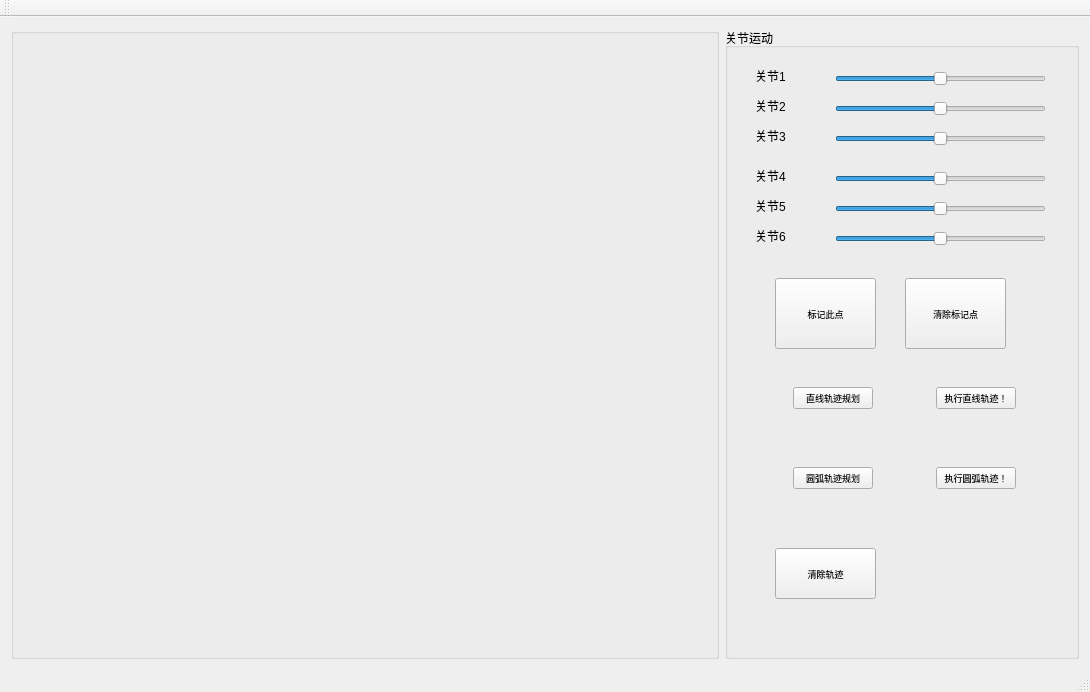
<?xml version="1.0" encoding="UTF-8"?>
<ui version="4.0">
 <class>MainWindow</class>
 <widget class="QMainWindow" name="MainWindow">
  <property name="geometry">
   <rect>
    <x>0</x>
    <y>0</y>
    <width>1090</width>
    <height>692</height>
   </rect>
  </property>
  <property name="windowTitle">
   <string>MainWindow</string>
  </property>
  <property name="styleSheet">
   <string notr="true">QMainWindow {
  
}

QPushButton{
  background-color: rgb(255, 85, 255);
}
	background-color: rgb(0, 0, 0);</string>
  </property>
  <widget class="QWidget" name="centralWidget">
   <layout class="QHBoxLayout" name="horizontalLayout_7" stretch="2,1">
    <item>
     <widget class="QGroupBox" name="groupBox">
      <property name="title">
       <string/>
      </property>
      <layout class="QVBoxLayout" name="vly3d"/>
     </widget>
    </item>
    <item>
     <widget class="QGroupBox" name="groupBox_2">
      <property name="title">
       <string>关节运动</string>
      </property>
      <widget class="QLabel" name="label_3">
       <property name="geometry">
        <rect>
         <x>10</x>
         <y>222</y>
         <width>91</width>
         <height>16</height>
        </rect>
       </property>
       <property name="text">
        <string/>
       </property>
      </widget>
      <widget class="QLabel" name="label_2">
       <property name="geometry">
        <rect>
         <x>30</x>
         <y>70</y>
         <width>71</width>
         <height>16</height>
        </rect>
       </property>
       <property name="text">
        <string>关节2</string>
       </property>
      </widget>
      <widget class="QLabel" name="label_5">
       <property name="geometry">
        <rect>
         <x>80</x>
         <y>70</y>
         <width>81</width>
         <height>16</height>
        </rect>
       </property>
       <property name="text">
        <string/>
       </property>
      </widget>
      <widget class="QSlider" name="hSlider2">
       <property name="geometry">
        <rect>
         <x>110</x>
         <y>70</y>
         <width>211</width>
         <height>21</height>
        </rect>
       </property>
       <property name="minimum">
        <number>-360</number>
       </property>
       <property name="maximum">
        <number>360</number>
       </property>
       <property name="singleStep">
        <number>1</number>
       </property>
       <property name="orientation">
        <enum>Qt::Horizontal</enum>
       </property>
      </widget>
      <widget class="QSlider" name="hSlider1">
       <property name="geometry">
        <rect>
         <x>110</x>
         <y>40</y>
         <width>211</width>
         <height>21</height>
        </rect>
       </property>
       <property name="minimum">
        <number>-360</number>
       </property>
       <property name="maximum">
        <number>360</number>
       </property>
       <property name="singleStep">
        <number>1</number>
       </property>
       <property name="orientation">
        <enum>Qt::Horizontal</enum>
       </property>
      </widget>
      <widget class="QLabel" name="label">
       <property name="geometry">
        <rect>
         <x>30</x>
         <y>40</y>
         <width>71</width>
         <height>16</height>
        </rect>
       </property>
       <property name="text">
        <string>关节1</string>
       </property>
      </widget>
      <widget class="QPushButton" name="pushButton_2">
       <property name="geometry">
        <rect>
         <x>50</x>
         <y>250</y>
         <width>101</width>
         <height>71</height>
        </rect>
       </property>
       <property name="font">
        <font>
         <pointsize>7</pointsize>
        </font>
       </property>
       <property name="text">
        <string>标记此点</string>
       </property>
      </widget>
      <widget class="QPushButton" name="pushButton_3">
       <property name="geometry">
        <rect>
         <x>180</x>
         <y>250</y>
         <width>101</width>
         <height>71</height>
        </rect>
       </property>
       <property name="font">
        <font>
         <pointsize>7</pointsize>
        </font>
       </property>
       <property name="text">
        <string>清除标记点</string>
       </property>
      </widget>
      <widget class="QPushButton" name="pushButton_5">
       <property name="geometry">
        <rect>
         <x>50</x>
         <y>520</y>
         <width>101</width>
         <height>51</height>
        </rect>
       </property>
       <property name="font">
        <font>
         <pointsize>7</pointsize>
        </font>
       </property>
       <property name="text">
        <string>清除轨迹</string>
       </property>
      </widget>
      <widget class="QLabel" name="label_12">
       <property name="geometry">
        <rect>
         <x>30</x>
         <y>100</y>
         <width>71</width>
         <height>16</height>
        </rect>
       </property>
       <property name="text">
        <string>关节3</string>
       </property>
      </widget>
      <widget class="QLabel" name="label_13">
       <property name="geometry">
        <rect>
         <x>30</x>
         <y>140</y>
         <width>71</width>
         <height>16</height>
        </rect>
       </property>
       <property name="text">
        <string>关节4</string>
       </property>
      </widget>
      <widget class="QLabel" name="label_14">
       <property name="geometry">
        <rect>
         <x>30</x>
         <y>170</y>
         <width>71</width>
         <height>16</height>
        </rect>
       </property>
       <property name="text">
        <string>关节5</string>
       </property>
      </widget>
      <widget class="QLabel" name="label_15">
       <property name="geometry">
        <rect>
         <x>30</x>
         <y>200</y>
         <width>71</width>
         <height>16</height>
        </rect>
       </property>
       <property name="text">
        <string>关节6</string>
       </property>
      </widget>
      <widget class="QSlider" name="hSlider3">
       <property name="geometry">
        <rect>
         <x>110</x>
         <y>100</y>
         <width>211</width>
         <height>21</height>
        </rect>
       </property>
       <property name="minimum">
        <number>-360</number>
       </property>
       <property name="maximum">
        <number>360</number>
       </property>
       <property name="singleStep">
        <number>1</number>
       </property>
       <property name="orientation">
        <enum>Qt::Horizontal</enum>
       </property>
      </widget>
      <widget class="QSlider" name="hSlider4">
       <property name="geometry">
        <rect>
         <x>110</x>
         <y>140</y>
         <width>211</width>
         <height>21</height>
        </rect>
       </property>
       <property name="minimum">
        <number>-360</number>
       </property>
       <property name="maximum">
        <number>360</number>
       </property>
       <property name="singleStep">
        <number>1</number>
       </property>
       <property name="orientation">
        <enum>Qt::Horizontal</enum>
       </property>
      </widget>
      <widget class="QSlider" name="hSlider5">
       <property name="geometry">
        <rect>
         <x>110</x>
         <y>170</y>
         <width>211</width>
         <height>21</height>
        </rect>
       </property>
       <property name="minimum">
        <number>-360</number>
       </property>
       <property name="maximum">
        <number>360</number>
       </property>
       <property name="singleStep">
        <number>1</number>
       </property>
       <property name="orientation">
        <enum>Qt::Horizontal</enum>
       </property>
      </widget>
      <widget class="QSlider" name="hSlider6">
       <property name="geometry">
        <rect>
         <x>110</x>
         <y>200</y>
         <width>211</width>
         <height>21</height>
        </rect>
       </property>
       <property name="minimum">
        <number>-360</number>
       </property>
       <property name="maximum">
        <number>360</number>
       </property>
       <property name="singleStep">
        <number>1</number>
       </property>
       <property name="orientation">
        <enum>Qt::Horizontal</enum>
       </property>
      </widget>
      <widget class="QWidget" name="horizontalLayoutWidget">
       <property name="geometry">
        <rect>
         <x>-1</x>
         <y>340</y>
         <width>361</width>
         <height>61</height>
        </rect>
       </property>
       <layout class="QHBoxLayout" name="horizontalLayout">
        <item>
         <spacer name="horizontalSpacer_2">
          <property name="orientation">
           <enum>Qt::Horizontal</enum>
          </property>
          <property name="sizeHint" stdset="0">
           <size>
            <width>40</width>
            <height>20</height>
           </size>
          </property>
         </spacer>
        </item>
        <item>
         <widget class="QPushButton" name="pushButton_6">
          <property name="font">
           <font>
            <pointsize>7</pointsize>
           </font>
          </property>
          <property name="text">
           <string>直线轨迹规划</string>
          </property>
         </widget>
        </item>
        <item>
         <spacer name="horizontalSpacer">
          <property name="orientation">
           <enum>Qt::Horizontal</enum>
          </property>
          <property name="sizeHint" stdset="0">
           <size>
            <width>20</width>
            <height>20</height>
           </size>
          </property>
         </spacer>
        </item>
        <item>
         <widget class="QPushButton" name="pushButton">
          <property name="font">
           <font>
            <pointsize>7</pointsize>
           </font>
          </property>
          <property name="text">
           <string>执行直线轨迹！</string>
          </property>
         </widget>
        </item>
        <item>
         <spacer name="horizontalSpacer_3">
          <property name="orientation">
           <enum>Qt::Horizontal</enum>
          </property>
          <property name="sizeHint" stdset="0">
           <size>
            <width>40</width>
            <height>20</height>
           </size>
          </property>
         </spacer>
        </item>
       </layout>
      </widget>
      <widget class="QWidget" name="horizontalLayoutWidget_2">
       <property name="geometry">
        <rect>
         <x>-1</x>
         <y>420</y>
         <width>361</width>
         <height>61</height>
        </rect>
       </property>
       <layout class="QHBoxLayout" name="horizontalLayout_2">
        <item>
         <spacer name="horizontalSpacer_5">
          <property name="orientation">
           <enum>Qt::Horizontal</enum>
          </property>
          <property name="sizeHint" stdset="0">
           <size>
            <width>40</width>
            <height>20</height>
           </size>
          </property>
         </spacer>
        </item>
        <item>
         <widget class="QPushButton" name="pushButton_4">
          <property name="font">
           <font>
            <pointsize>7</pointsize>
           </font>
          </property>
          <property name="text">
           <string>圆弧轨迹规划</string>
          </property>
         </widget>
        </item>
        <item>
         <spacer name="horizontalSpacer_4">
          <property name="orientation">
           <enum>Qt::Horizontal</enum>
          </property>
          <property name="sizeHint" stdset="0">
           <size>
            <width>40</width>
            <height>20</height>
           </size>
          </property>
         </spacer>
        </item>
        <item>
         <widget class="QPushButton" name="pushButton_7">
          <property name="font">
           <font>
            <pointsize>7</pointsize>
           </font>
          </property>
          <property name="text">
           <string>执行圆弧轨迹！</string>
          </property>
         </widget>
        </item>
        <item>
         <spacer name="horizontalSpacer_6">
          <property name="orientation">
           <enum>Qt::Horizontal</enum>
          </property>
          <property name="sizeHint" stdset="0">
           <size>
            <width>40</width>
            <height>20</height>
           </size>
          </property>
         </spacer>
        </item>
       </layout>
      </widget>
     </widget>
    </item>
   </layout>
  </widget>
  <widget class="QMenuBar" name="menuBar">
   <property name="geometry">
    <rect>
     <x>0</x>
     <y>0</y>
     <width>1090</width>
     <height>17</height>
    </rect>
   </property>
  </widget>
  <widget class="QToolBar" name="mainToolBar">
   <attribute name="toolBarArea">
    <enum>TopToolBarArea</enum>
   </attribute>
   <attribute name="toolBarBreak">
    <bool>false</bool>
   </attribute>
  </widget>
  <widget class="QStatusBar" name="statusBar"/>
 </widget>
 <layoutdefault spacing="6" margin="11"/>
 <resources/>
 <connections/>
</ui>
